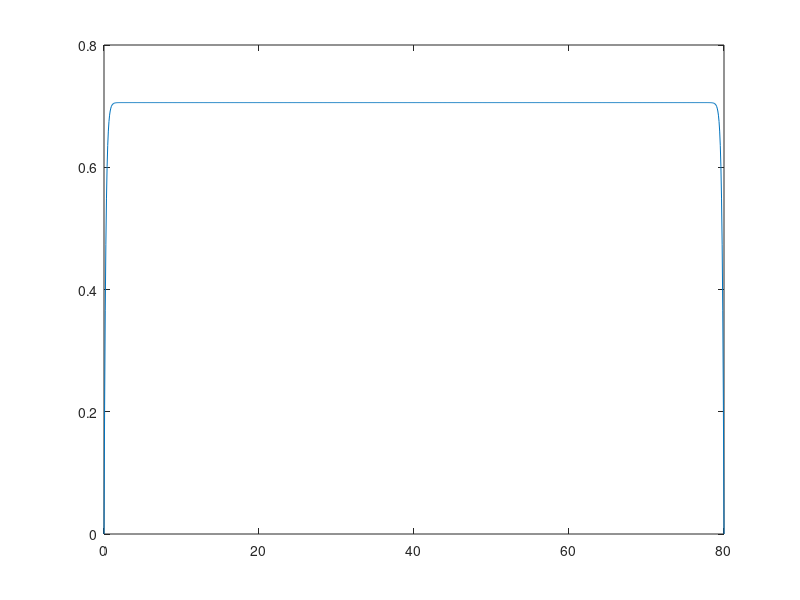

Recreate this plot in MATLAB.
clear;
clf;
% Model parameters
H = 80;  % Height of domain
porosity = 0.1;  % Porosity of porous medium
Re = 0.01;  % Reynolds number
Da = 1e-5;  % Darcy number
J = 1.0;  % Viscosity ratio
tau = 0.8;  % Relaxation time
% dx = 0.0316;  % Lattice spacing
% dt = 0.001;  % Time step
dx = 1.0;  % Lattice spacing
dt = 1.0;  % Time step
nu = (0.8 - 0.5) * dt * dx * dx / dt / dt / 3.0;  % Kinematic viscosity
nu_e = J * nu;  % Effective parameter
G = 10.0;  % External force
K = Da * H * H;  % Permeability
F_epsilon = 1.75 / sqrt(150 * porosity^3);  % Geometric function
r = sqrt(nu * porosity / K / nu_e);
u0 = G * K / nu * (1 - acosh(r * H / 2));
% u0 = Re * nu / H / dx;
% disp(u0);
disp(acosh(r * H / 2));

% Simulation parameters
h = 0.08;  % Space step
n = H / h + 1;  % Number of elements
hh = h * h / 3;  % Convenience variable
g0 = 0.0;  % BC at y = 0
gH = 0.0;  % BC at y = H
A = h * h * F_epsilon * porosity / nu_e / sqrt(K);  % Coefficient for u^2
B = h * h * nu * porosity / K / nu_e;  % Coefficient for u
C = h * h * G * porosity / nu_e;  % Source term

y = linspace(0, H, n);  % Discretized domain
u = zeros(1, n);  % Initialize u
u_new = u;  % Initialize another u
iterations = 0;  % Number of iterations
tolerance = 1e-12;  % Convergence tolerance
is_unsteady = true;
u(1) = g0;  % Apply boundary conditions
u(end) = gH;  % Apply boundary conditions

% Start looping
while is_unsteady
  iterations = iterations + 1;
  u_new(2 : end - 1) = (u(3 : end) + u(2 : end - 1) + u(1 : end - 2) - A .*...
      u(2 : end - 1) .^ 2 - B .* u(2 : end - 1) + C) / 3.0;
  relative_err = max(abs(u_new - u));
  % fprintf('%d\n', relative_err);
  if relative_err < tolerance, is_unsteady = false; end
  u = u_new;
end
fprintf('Iterations: %d\n', iterations);
plot (y, u);
